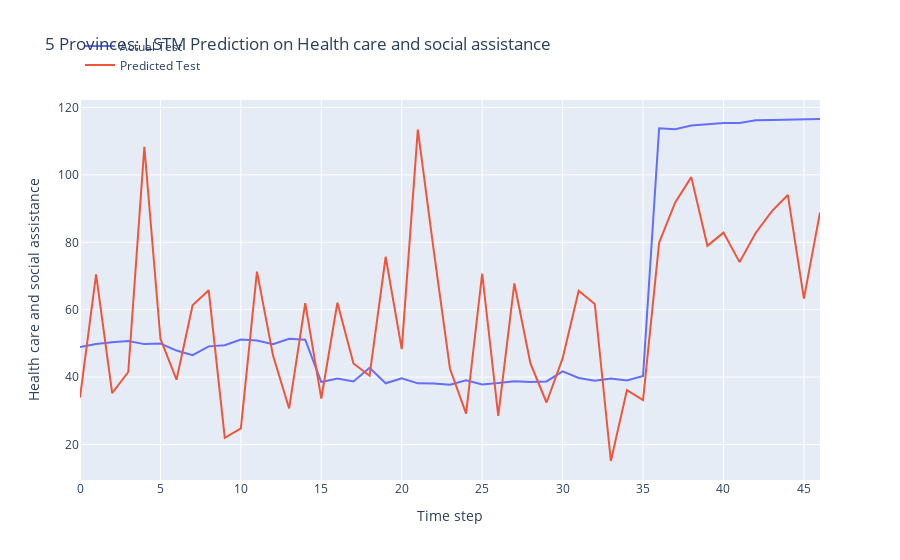

Notebook cell for this chart:
### Code cell
# invert predictions
test_predict = scaler_4.inverse_transform(test_predict)
print('test_predict:', test_predict.shape)

# invert y_test 
y_test_scaled_inversed = scaler_4.inverse_transform(y_test_scaled)
print('y_test_scaled_inversed:', y_test_scaled_inversed.shape)

print('Test Mean Absolute Error:', mean_absolute_error(y_test, test_predict))
print('Test Root Mean Squared Error:',np.sqrt(mean_squared_error(y_test, test_predict)))

# Calculate R-squared using sklearn's r2_score function
r2 = r2_score(y_test, test_predict)
print("Test R-squared:", r2)

# plot the actual and predicted values for test data
trace1 = go.Scatter(x=np.arange(len(y_test)), y=y_test.flatten(), mode='lines', name='Actual Test')
trace2 = go.Scatter(x=np.arange(len(test_predict)), y=test_predict.flatten(), mode='lines', name='Predicted Test')

# Create layout
layout = go.Layout(
    title='5 Provinces: LSTM Prediction on Health care and social assistance',
    xaxis=dict(title='Time step'),
    yaxis=dict(title='Health care and social assistance'),
    legend=dict(x=0, y=1.18)
)

# Create figure
fig = go.Figure(data=[trace1, trace2], layout=layout)

# Show plot
fig.show()

### Figure 1 — Plotly figure (JSON) as saved in the notebook; plotly's stock layout.template omitted (floating-point values rounded to 4 significant figures)
{"data": [{"mode": "lines", "name": "Actual Test", "type": "scatter", "x": [0, 1, 2, 3, 4, 5, 6, 7, 8, 9, 10, 11, 12, 13, 14, 15, 16, 17, 18, 19, 20, 21, 22, 23, 24, 25, 26, 27, 28, 29, 30, 31, 32, 33, 34, 35, 36, 37, 38, 39, 40, 41, 42, 43, 44, 45, 46], "y": [48.94, 49.84, 50.35, 50.7, 49.79, 49.96, 47.88, 46.48, 49.12, 49.45, 51.17, 50.84, 49.76, 51.35, 51.09, 38.51, 39.56, 38.7, 42.75, 38.16, 39.65, 38.15, 38.1, 37.72, 39.07, 37.82, 38.22, 38.76, 38.55, 38.71, 41.69, 39.72, 38.92, 39.54, 38.99, 40.36, 113.8, 113.5, 114.7, 115.1, 115.4, 115.4, 116.3, 116.3, 116.4, 116.5, 116.6]}, {"mode": "lines", "name": "Predicted Test", "type": "scatter", "x": [0, 1, 2, 3, 4, 5, 6, 7, 8, 9, 10, 11, 12, 13, 14, 15, 16, 17, 18, 19, 20, 21, 22, 23, 24, 25, 26, 27, 28, 29, 30, 31, 32, 33, 34, 35, 36, 37, 38, 39, 40, 41, 42, 43, 44, 45, 46], "y": [33.9, 70.47, 35.22, 41.51, 108.4, 51.36, 39.22, 61.33, 65.81, 21.99, 24.76, 71.32, 46.38, 30.7, 61.97, 33.66, 62.06, 44.05, 40.42, 75.71, 48.3, 113.5, 77.2, 42.48, 29.16, 70.74, 28.47, 67.78, 44.04, 32.46, 45.55, 65.62, 61.72, 15.1, 36.15, 33.18, 79.87, 91.85, 99.34, 78.96, 82.88, 74.12, 82.78, 89.2, 94.06, 63.27, 88.88]}], "layout": {"legend": {"x": 0, "y": 1.18}, "title": {"text": "5 Provinces: LSTM Prediction on Health care and social assistance"}, "xaxis": {"title": {"text": "Time step"}}, "yaxis": {"title": {"text": "Health care and social assistance"}}}}
